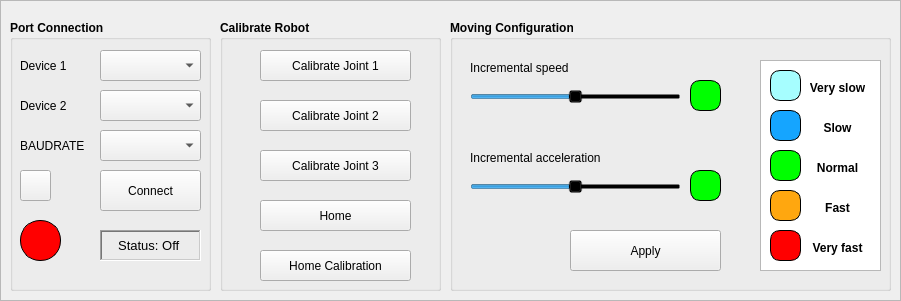
     <widget class="QFrame" name="frame1">
      <property name="geometry">
       <rect>
        <x>0</x>
        <y>0</y>
        <width>901</width>
        <height>301</height>
       </rect>
      </property>
      <property name="frameShape">
       <enum>QFrame::StyledPanel</enum>
      </property>
      <property name="frameShadow">
       <enum>QFrame::Plain</enum>
      </property>
      <widget class="QGroupBox" name="groupBox_1">
       <property name="geometry">
        <rect>
         <x>10</x>
         <y>20</y>
         <width>201</width>
         <height>271</height>
        </rect>
       </property>
       <property name="font">
        <font>
         <pointsize>9</pointsize>
         <weight>75</weight>
         <italic>false</italic>
         <bold>true</bold>
         <underline>false</underline>
        </font>
       </property>
       <property name="title">
        <string>Port Connection</string>
       </property>
       <widget class="QLabel" name="com_label">
        <property name="geometry">
         <rect>
          <x>10</x>
          <y>30</y>
          <width>55</width>
          <height>31</height>
         </rect>
        </property>
        <property name="font">
         <font>
          <pointsize>9</pointsize>
          <weight>50</weight>
          <bold>false</bold>
          <underline>false</underline>
         </font>
        </property>
        <property name="layoutDirection">
         <enum>Qt::LeftToRight</enum>
        </property>
        <property name="styleSheet">
         <string notr="true">background: transparent;</string>
        </property>
        <property name="text">
         <string>Device 1</string>
        </property>
       </widget>
       <widget class="QLabel" name="baud_label">
        <property name="geometry">
         <rect>
          <x>10</x>
          <y>110</y>
          <width>81</width>
          <height>31</height>
         </rect>
        </property>
        <property name="font">
         <font>
          <pointsize>9</pointsize>
          <weight>50</weight>
          <bold>false</bold>
          <underline>false</underline>
         </font>
        </property>
        <property name="styleSheet">
         <string notr="true">background: transparent;</string>
        </property>
        <property name="text">
         <string>BAUDRATE</string>
        </property>
       </widget>
       <widget class="QPushButton" name="btn_cnt">
        <property name="geometry">
         <rect>
          <x>90</x>
          <y>150</y>
          <width>101</width>
          <height>41</height>
         </rect>
        </property>
        <property name="font">
         <font>
          <pointsize>9</pointsize>
          <weight>50</weight>
          <bold>false</bold>
          <underline>false</underline>
         </font>
        </property>
        <property name="cursor">
         <cursorShape>PointingHandCursor</cursorShape>
        </property>
        <property name="styleSheet">
         <string notr="true"/>
        </property>
        <property name="text">
         <string>Connect</string>
        </property>
       </widget>
       <widget class="QComboBox" name="cb_com">
        <property name="geometry">
         <rect>
          <x>90</x>
          <y>30</y>
          <width>101</width>
          <height>31</height>
         </rect>
        </property>
        <property name="font">
         <font>
          <pointsize>9</pointsize>
          <weight>50</weight>
          <bold>false</bold>
         </font>
        </property>
        <property name="toolTip">
         <string extracomment="Connect to Robot"/>
        </property>
       </widget>
       <widget class="QComboBox" name="cb_baudrate">
        <property name="geometry">
         <rect>
          <x>90</x>
          <y>110</y>
          <width>101</width>
          <height>31</height>
         </rect>
        </property>
        <property name="font">
         <font>
          <pointsize>9</pointsize>
          <weight>50</weight>
          <bold>false</bold>
         </font>
        </property>
       </widget>
       <widget class="QLabel" name="light_stt">
        <property name="geometry">
         <rect>
          <x>10</x>
          <y>200</y>
          <width>41</width>
          <height>41</height>
         </rect>
        </property>
        <property name="styleSheet">
         <string notr="true">background: rgb(255,0,0); border-radius:20px;
border-color: rgb(0, 0, 0);
border-width : 0.5px;
border-style:inset;</string>
        </property>
        <property name="text">
         <string/>
        </property>
       </widget>
       <widget class="QLabel" name="text_stt">
        <property name="geometry">
         <rect>
          <x>90</x>
          <y>210</y>
          <width>101</width>
          <height>31</height>
         </rect>
        </property>
        <property name="font">
         <font>
          <pointsize>10</pointsize>
          <weight>50</weight>
          <bold>false</bold>
          <underline>false</underline>
         </font>
        </property>
        <property name="frameShape">
         <enum>QFrame::WinPanel</enum>
        </property>
        <property name="frameShadow">
         <enum>QFrame::Sunken</enum>
        </property>
        <property name="text">
         <string>Status: Off </string>
        </property>
        <property name="alignment">
         <set>Qt::AlignCenter</set>
        </property>
       </widget>
       <widget class="QComboBox" name="cb_com_2">
        <property name="geometry">
         <rect>
          <x>90</x>
          <y>70</y>
          <width>101</width>
          <height>31</height>
         </rect>
        </property>
        <property name="font">
         <font>
          <pointsize>9</pointsize>
          <weight>50</weight>
          <bold>false</bold>
         </font>
        </property>
        <property name="toolTip">
         <string extracomment="Connect to Conveyor"/>
        </property>
       </widget>
       <widget class="QLabel" name="com_label_2">
        <property name="geometry">
         <rect>
          <x>10</x>
          <y>70</y>
          <width>55</width>
          <height>31</height>
         </rect>
        </property>
        <property name="font">
         <font>
          <pointsize>9</pointsize>
          <weight>50</weight>
          <bold>false</bold>
          <underline>false</underline>
         </font>
        </property>
        <property name="layoutDirection">
         <enum>Qt::LeftToRight</enum>
        </property>
        <property name="styleSheet">
         <string notr="true">background: transparent;</string>
        </property>
        <property name="text">
         <string>Device 2</string>
        </property>
       </widget>
       <widget class="QPushButton" name="btn_renew_ports">
        <property name="geometry">
         <rect>
          <x>10</x>
          <y>150</y>
          <width>31</width>
          <height>31</height>
         </rect>
        </property>
        <property name="cursor">
         <cursorShape>PointingHandCursor</cursorShape>
        </property>
        <property name="text">
         <string/>
        </property>
        <property name="icon">
         <iconset>
          <normaloff>icon_reset.png</normaloff>icon_reset.png</iconset>
        </property>
        <property name="autoDefault">
         <bool>false</bool>
        </property>
        <property name="default">
         <bool>false</bool>
        </property>
        <property name="flat">
         <bool>false</bool>
        </property>
       </widget>
      </widget>
      <widget class="QGroupBox" name="groupBox_7">
       <property name="enabled">
        <bool>true</bool>
       </property>
       <property name="geometry">
        <rect>
         <x>220</x>
         <y>20</y>
         <width>221</width>
         <height>271</height>
        </rect>
       </property>
       <property name="font">
        <font>
         <pointsize>9</pointsize>
         <weight>75</weight>
         <bold>true</bold>
        </font>
       </property>
       <property name="title">
        <string>Calibrate Robot</string>
       </property>
       <widget class="QPushButton" name="btn_calibJ1">
        <property name="geometry">
         <rect>
          <x>40</x>
          <y>30</y>
          <width>151</width>
          <height>31</height>
         </rect>
        </property>
        <property name="font">
         <font>
          <pointsize>9</pointsize>
          <weight>50</weight>
          <bold>false</bold>
         </font>
        </property>
        <property name="cursor">
         <cursorShape>PointingHandCursor</cursorShape>
        </property>
        <property name="text">
         <string>Calibrate Joint 1</string>
        </property>
        <property name="icon">
         <iconset>
          <normaloff>icon_calib.png</normaloff>icon_calib.png</iconset>
        </property>
        <property name="autoDefault">
         <bool>true</bool>
        </property>
       </widget>
       <widget class="QPushButton" name="btn_calibJ2">
        <property name="geometry">
         <rect>
          <x>40</x>
          <y>80</y>
          <width>151</width>
          <height>31</height>
         </rect>
        </property>
        <property name="font">
         <font>
          <pointsize>9</pointsize>
          <weight>50</weight>
          <bold>false</bold>
         </font>
        </property>
        <property name="cursor">
         <cursorShape>PointingHandCursor</cursorShape>
        </property>
        <property name="text">
         <string>Calibrate Joint 2</string>
        </property>
        <property name="icon">
         <iconset>
          <normaloff>icon_calib.png</normaloff>icon_calib.png</iconset>
        </property>
        <property name="autoDefault">
         <bool>true</bool>
        </property>
       </widget>
       <widget class="QPushButton" name="btn_calibJ3">
        <property name="geometry">
         <rect>
          <x>40</x>
          <y>130</y>
          <width>151</width>
          <height>31</height>
         </rect>
        </property>
        <property name="font">
         <font>
          <pointsize>9</pointsize>
          <weight>50</weight>
          <bold>false</bold>
         </font>
        </property>
        <property name="cursor">
         <cursorShape>PointingHandCursor</cursorShape>
        </property>
        <property name="text">
         <string>Calibrate Joint 3</string>
        </property>
        <property name="icon">
         <iconset>
          <normaloff>icon_calib.png</normaloff>icon_calib.png</iconset>
        </property>
        <property name="autoDefault">
         <bool>true</bool>
        </property>
       </widget>
       <widget class="QPushButton" name="btn_Home">
        <property name="geometry">
         <rect>
          <x>40</x>
          <y>180</y>
          <width>151</width>
          <height>31</height>
         </rect>
        </property>
        <property name="font">
         <font>
          <pointsize>9</pointsize>
          <weight>50</weight>
          <bold>false</bold>
         </font>
        </property>
        <property name="cursor">
         <cursorShape>PointingHandCursor</cursorShape>
        </property>
        <property name="text">
         <string>Home</string>
        </property>
        <property name="autoDefault">
         <bool>true</bool>
        </property>
       </widget>
       <widget class="QPushButton" name="btn_calibHome">
        <property name="geometry">
         <rect>
          <x>40</x>
          <y>230</y>
          <width>151</width>
          <height>31</height>
         </rect>
        </property>
        <property name="font">
         <font>
          <pointsize>9</pointsize>
          <weight>50</weight>
          <bold>false</bold>
         </font>
        </property>
        <property name="cursor">
         <cursorShape>PointingHandCursor</cursorShape>
        </property>
        <property name="text">
         <string>Home Calibration</string>
        </property>
        <property name="autoDefault">
         <bool>true</bool>
        </property>
       </widget>
      </widget>
      <widget class="QGroupBox" name="groupBox_6">
       <property name="geometry">
        <rect>
         <x>450</x>
         <y>20</y>
         <width>441</width>
         <height>271</height>
        </rect>
       </property>
       <property name="font">
        <font>
         <pointsize>9</pointsize>
         <weight>75</weight>
         <bold>true</bold>
        </font>
       </property>
       <property name="title">
        <string>Moving Configuration </string>
       </property>
       <widget class="QLabel" name="label_15">
        <property name="geometry">
         <rect>
          <x>20</x>
          <y>40</y>
          <width>131</width>
          <height>16</height>
         </rect>
        </property>
        <property name="font">
         <font>
          <pointsize>9</pointsize>
          <weight>50</weight>
          <bold>false</bold>
         </font>
        </property>
        <property name="styleSheet">
         <string notr="true">background: transparent;</string>
        </property>
        <property name="text">
         <string>Incremental speed</string>
        </property>
       </widget>
       <widget class="QSlider" name="slide_speed">
        <property name="geometry">
         <rect>
          <x>20</x>
          <y>70</y>
          <width>211</width>
          <height>22</height>
         </rect>
        </property>
        <property name="styleSheet">
         <string notr="true">background: transparent;</string>
        </property>
        <property name="maximum">
         <number>40000</number>
        </property>
        <property name="singleStep">
         <number>2000</number>
        </property>
        <property name="pageStep">
         <number>10</number>
        </property>
        <property name="value">
         <number>20000</number>
        </property>
        <property name="sliderPosition">
         <number>20000</number>
        </property>
        <property name="orientation">
         <enum>Qt::Horizontal</enum>
        </property>
        <property name="tickPosition">
         <enum>QSlider::TicksBelow</enum>
        </property>
        <property name="tickInterval">
         <number>2000</number>
        </property>
       </widget>
       <widget class="QPushButton" name="btn_apply">
        <property name="geometry">
         <rect>
          <x>120</x>
          <y>210</y>
          <width>151</width>
          <height>41</height>
         </rect>
        </property>
        <property name="font">
         <font>
          <pointsize>9</pointsize>
          <weight>50</weight>
          <bold>false</bold>
         </font>
        </property>
        <property name="cursor">
         <cursorShape>PointingHandCursor</cursorShape>
        </property>
        <property name="text">
         <string>Apply</string>
        </property>
        <property name="iconSize">
         <size>
          <width>20</width>
          <height>20</height>
         </size>
        </property>
        <property name="autoDefault">
         <bool>true</bool>
        </property>
       </widget>
       <widget class="QLabel" name="label_35">
        <property name="geometry">
         <rect>
          <x>20</x>
          <y>130</y>
          <width>171</width>
          <height>16</height>
         </rect>
        </property>
        <property name="font">
         <font>
          <pointsize>9</pointsize>
          <weight>50</weight>
          <bold>false</bold>
         </font>
        </property>
        <property name="styleSheet">
         <string notr="true">background: transparent;</string>
        </property>
        <property name="text">
         <string>Incremental acceleration</string>
        </property>
       </widget>
       <widget class="QSlider" name="slide_acc">
        <property name="geometry">
         <rect>
          <x>20</x>
          <y>160</y>
          <width>211</width>
          <height>22</height>
         </rect>
        </property>
        <property name="styleSheet">
         <string notr="true">background: transparent;</string>
        </property>
        <property name="maximum">
         <number>40000</number>
        </property>
        <property name="singleStep">
         <number>2000</number>
        </property>
        <property name="value">
         <number>20000</number>
        </property>
        <property name="orientation">
         <enum>Qt::Horizontal</enum>
        </property>
        <property name="tickPosition">
         <enum>QSlider::TicksBelow</enum>
        </property>
        <property name="tickInterval">
         <number>2000</number>
        </property>
       </widget>
       <widget class="QLabel" name="light_stt_sp">
        <property name="geometry">
         <rect>
          <x>240</x>
          <y>60</y>
          <width>31</width>
          <height>31</height>
         </rect>
        </property>
        <property name="styleSheet">
         <string notr="true">background: rgb(0,255,0); border-radius:10px;
border-color: rgb(0, 0, 0);
border-width : 0.5px;
border-style:inset;</string>
        </property>
        <property name="text">
         <string/>
        </property>
       </widget>
       <widget class="QLabel" name="light_stt_acc">
        <property name="geometry">
         <rect>
          <x>240</x>
          <y>150</y>
          <width>31</width>
          <height>31</height>
         </rect>
        </property>
        <property name="styleSheet">
         <string notr="true">background: rgb(0,255,0); border-radius:10px;
border-color: rgb(0, 0, 0);
border-width : 0.5px;
border-style:inset;</string>
        </property>
        <property name="text">
         <string/>
        </property>
       </widget>
       <widget class="QListView" name="listView">
        <property name="geometry">
         <rect>
          <x>310</x>
          <y>40</y>
          <width>121</width>
          <height>211</height>
         </rect>
        </property>
       </widget>
       <widget class="QLabel" name="light_stt_sp_2">
        <property name="geometry">
         <rect>
          <x>320</x>
          <y>50</y>
          <width>31</width>
          <height>31</height>
         </rect>
        </property>
        <property name="styleSheet">
         <string notr="true">background:rgb(166, 254, 255); border-radius:10px;
border-color: rgb(0, 0, 0);
border-width : 0.5px;
border-style:inset;</string>
        </property>
        <property name="text">
         <string/>
        </property>
       </widget>
       <widget class="QLabel" name="light_stt_sp_3">
        <property name="geometry">
         <rect>
          <x>320</x>
          <y>90</y>
          <width>31</width>
          <height>31</height>
         </rect>
        </property>
        <property name="styleSheet">
         <string notr="true">background: rgb(21, 165, 255); border-radius:10px;
border-color: rgb(0, 0, 0);
border-width : 0.5px;
border-style:inset;</string>
        </property>
        <property name="text">
         <string/>
        </property>
       </widget>
       <widget class="QLabel" name="light_stt_sp_4">
        <property name="geometry">
         <rect>
          <x>320</x>
          <y>130</y>
          <width>31</width>
          <height>31</height>
         </rect>
        </property>
        <property name="styleSheet">
         <string notr="true">background: rgb(0,255,0); border-radius:10px;
border-color: rgb(0, 0, 0);
border-width : 0.5px;
border-style:inset;</string>
        </property>
        <property name="text">
         <string/>
        </property>
       </widget>
       <widget class="QLabel" name="light_stt_sp_5">
        <property name="geometry">
         <rect>
          <x>320</x>
          <y>170</y>
          <width>31</width>
          <height>31</height>
         </rect>
        </property>
        <property name="styleSheet">
         <string notr="true">background: rgb(255, 167, 15); border-radius:10px;
border-color: rgb(0, 0, 0);
border-width : 0.5px;
border-style:inset;</string>
        </property>
        <property name="text">
         <string/>
        </property>
       </widget>
       <widget class="QLabel" name="light_stt_sp_6">
        <property name="geometry">
         <rect>
          <x>320</x>
          <y>210</y>
          <width>31</width>
          <height>31</height>
         </rect>
        </property>
        <property name="styleSheet">
         <string notr="true">background: rgb(255,0,0); border-radius:10px;
border-color: rgb(0, 0, 0);
border-width : 0.5px;
border-style:inset;</string>
        </property>
        <property name="text">
         <string/>
        </property>
       </widget>
       <widget class="QLabel" name="label_33">
        <property name="geometry">
         <rect>
          <x>360</x>
          <y>60</y>
          <width>55</width>
          <height>16</height>
         </rect>
        </property>
        <property name="styleSheet">
         <string notr="true">background: transparent;</string>
        </property>
        <property name="text">
         <string>Very slow</string>
        </property>
        <property name="alignment">
         <set>Qt::AlignCenter</set>
        </property>
       </widget>
       <widget class="QLabel" name="label_36">
        <property name="geometry">
         <rect>
          <x>360</x>
          <y>140</y>
          <width>55</width>
          <height>16</height>
         </rect>
        </property>
        <property name="styleSheet">
         <string notr="true">background: transparent;</string>
        </property>
        <property name="text">
         <string>Normal</string>
        </property>
        <property name="alignment">
         <set>Qt::AlignCenter</set>
        </property>
       </widget>
       <widget class="QLabel" name="label_45">
        <property name="geometry">
         <rect>
          <x>360</x>
          <y>100</y>
          <width>55</width>
          <height>16</height>
         </rect>
        </property>
        <property name="styleSheet">
         <string notr="true">background: transparent;</string>
        </property>
        <property name="text">
         <string>Slow</string>
        </property>
        <property name="alignment">
         <set>Qt::AlignCenter</set>
        </property>
       </widget>
       <widget class="QLabel" name="label_49">
        <property name="geometry">
         <rect>
          <x>360</x>
          <y>180</y>
          <width>55</width>
          <height>16</height>
         </rect>
        </property>
        <property name="styleSheet">
         <string notr="true">background: transparent;</string>
        </property>
        <property name="text">
         <string>Fast</string>
        </property>
        <property name="alignment">
         <set>Qt::AlignCenter</set>
        </property>
       </widget>
       <widget class="QLabel" name="label_51">
        <property name="geometry">
         <rect>
          <x>360</x>
          <y>220</y>
          <width>55</width>
          <height>16</height>
         </rect>
        </property>
        <property name="styleSheet">
         <string notr="true">background: transparent;</string>
        </property>
        <property name="text">
         <string>Very fast</string>
        </property>
        <property name="alignment">
         <set>Qt::AlignCenter</set>
        </property>
       </widget>
      </widget>
     </widget>
